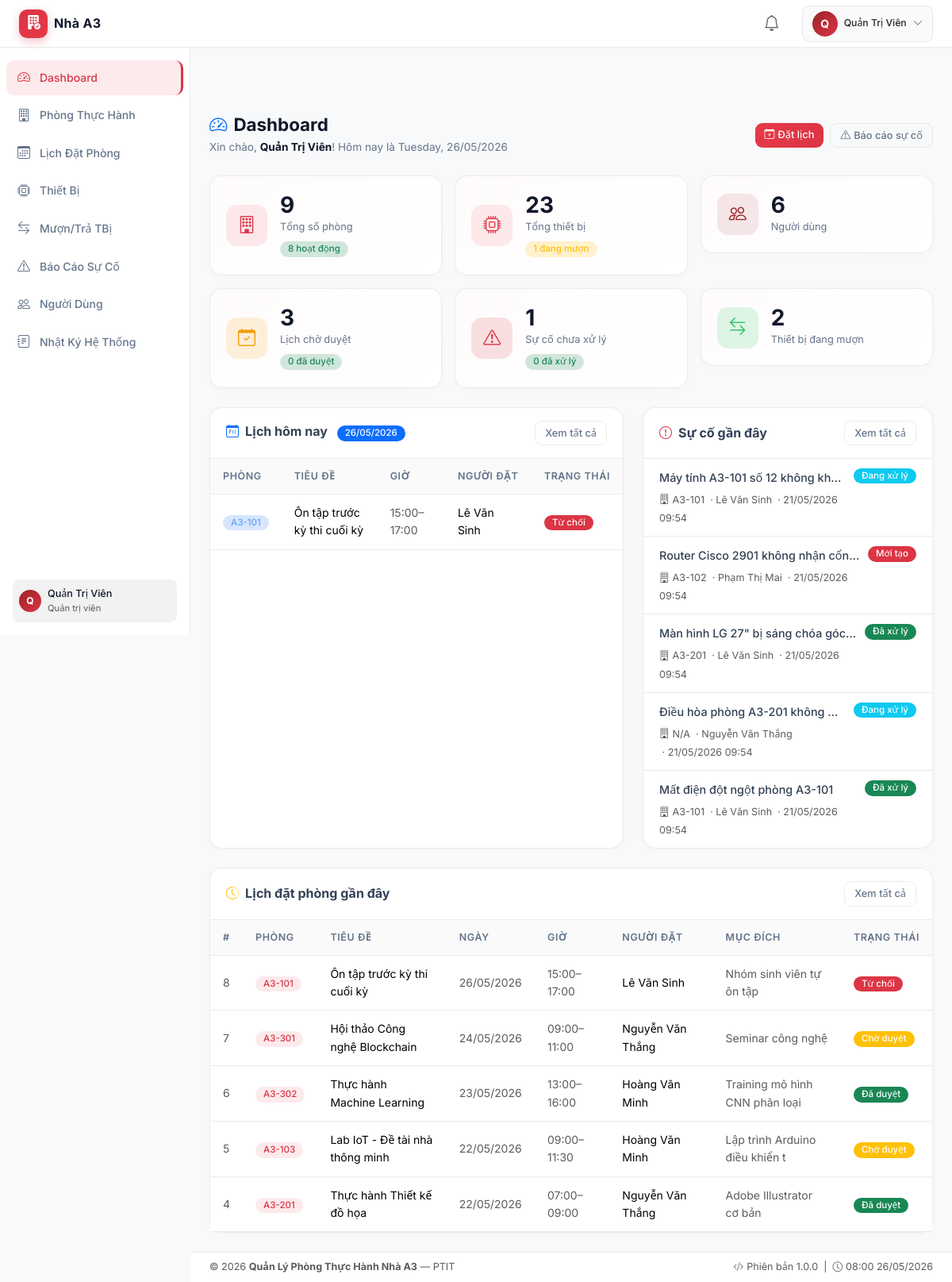
The app's page /views/dashboard.php (signed in) with its own data.
### tables this page shows
CREATE TABLE `room_schedule` (
  `id`         INT UNSIGNED NOT NULL AUTO_INCREMENT,
  `room_id`    INT UNSIGNED NOT NULL,
  `user_id`    INT UNSIGNED NOT NULL,
  `title`      VARCHAR(200) NOT NULL,
  `date`       DATE         NOT NULL,
  `start_time` TIME         NOT NULL,
  `end_time`   TIME         NOT NULL,
  `purpose`    TEXT         DEFAULT NULL,
  `status`     ENUM('pending','approved','rejected','cancelled') NOT NULL DEFAULT 'pending',
  `admin_note` TEXT         DEFAULT NULL,
  `created_at` DATETIME     NOT NULL DEFAULT CURRENT_TIMESTAMP,
  PRIMARY KEY (`id`),
  INDEX `idx_room_date`   (`room_id`, `date`),
  INDEX `idx_user_id`     (`user_id`),
  INDEX `idx_status`      (`status`),
  INDEX `idx_date`        (`date`),
  CONSTRAINT `fk_schedule_room`
    FOREIGN KEY (`room_id`) REFERENCES `rooms`(`id`)
    ON DELETE CASCADE ON UPDATE CASCADE,
  CONSTRAINT `fk_schedule_user`
    FOREIGN KEY (`user_id`) REFERENCES `users`(`id`)
    ON DELETE CASCADE ON UPDATE CASCADE
);

CREATE TABLE `rooms` (
  `id`             INT UNSIGNED NOT NULL AUTO_INCREMENT,
  `room_code`      VARCHAR(20)  NOT NULL UNIQUE,
  `name`           VARCHAR(150) NOT NULL,
  `floor`          TINYINT UNSIGNED NOT NULL DEFAULT 1,
  `capacity`       SMALLINT UNSIGNED NOT NULL DEFAULT 0,
  `computer_count` SMALLINT UNSIGNED NOT NULL DEFAULT 0,
  `description`    TEXT         DEFAULT NULL,
  `image`          VARCHAR(255) DEFAULT NULL,
  `status`         ENUM('active','inactive') NOT NULL DEFAULT 'active',
  `created_at`     DATETIME     NOT NULL DEFAULT CURRENT_TIMESTAMP,
  PRIMARY KEY (`id`),
  INDEX `idx_room_code` (`room_code`),
  INDEX `idx_status`    (`status`)
);

CREATE TABLE `users` (
  `id`         INT UNSIGNED   NOT NULL AUTO_INCREMENT,
  `full_name`  VARCHAR(100)   NOT NULL,
  `email`      VARCHAR(150)   NOT NULL UNIQUE,
  `password`   VARCHAR(255)   NOT NULL,
  `role`       ENUM('admin','teacher','technician','student') NOT NULL DEFAULT 'student',
  `phone`      VARCHAR(20)    DEFAULT NULL,
  `status`     ENUM('active','inactive') NOT NULL DEFAULT 'active',
  `created_at` DATETIME       NOT NULL DEFAULT CURRENT_TIMESTAMP,
  PRIMARY KEY (`id`),
  INDEX `idx_email` (`email`),
  INDEX `idx_role`  (`role`)
);

CREATE TABLE `reports` (
  `id`          INT UNSIGNED NOT NULL AUTO_INCREMENT,
  `room_id`     INT UNSIGNED DEFAULT NULL,
  `device_id`   INT UNSIGNED DEFAULT NULL,
  `user_id`     INT UNSIGNED NOT NULL,
  `title`       VARCHAR(200) NOT NULL,
  `description` TEXT         NOT NULL,
  `severity`    ENUM('low','medium','high','critical') NOT NULL DEFAULT 'medium',
  `status`      ENUM('open','processing','resolved') NOT NULL DEFAULT 'open',
  `resolution`  TEXT         DEFAULT NULL,
  `created_at`  DATETIME     NOT NULL DEFAULT CURRENT_TIMESTAMP,
  `updated_at`  DATETIME     DEFAULT NULL ON UPDATE CURRENT_TIMESTAMP,
  PRIMARY KEY (`id`),
  INDEX `idx_status`    (`status`),
  INDEX `idx_severity`  (`severity`),
  INDEX `idx_user`      (`user_id`),
  CONSTRAINT `fk_report_room`
    FOREIGN KEY (`room_id`)   REFERENCES `rooms`(`id`)   ON DELETE SET NULL ON UPDATE CASCADE,
  CONSTRAINT `fk_report_device`
    FOREIGN KEY (`device_id`) REFERENCES `devices`(`id`) ON DELETE SET NULL ON UPDATE CASCADE,
  CONSTRAINT `fk_report_user`
    FOREIGN KEY (`user_id`)   REFERENCES `users`(`id`)   ON DELETE CASCADE ON UPDATE CASCADE
);

### views/dashboard.php (the view, shortened to what the rows shown need)
<?php
require_once __DIR__ . '/../config/database.php';
require_once __DIR__ . '/../config/helpers.php';
require_once __DIR__ . '/../models/ScheduleModel.php';
require_once __DIR__ . '/../models/ReportModel.php';
$scheduleModel = new ScheduleModel();
$reportModel   = new ReportModel();
$isAdmin = hasRole('admin') || hasRole('teacher') || hasRole('technician');
if ($isAdmin) {
    $recentSchedules = $scheduleModel->getAll(5);
    $recentReports   = $reportModel->getRecent(5);
}
$todaySchedules  = $scheduleModel->getByDate(date('Y-m-d'));
require_once __DIR__ . '/partials/header.php';
?>
<div class="d-flex flex-column min-vh-100">
<div class="app-wrapper">
<div class="main-content">
  <div class="d-flex flex-wrap align-items-center justify-content-between gap-3 mb-4">
    <div>
      <h1 class="page-title mb-1">
        <i class="bi bi-speedometer2 me-2 text-primary"></i>Dashboard
      </h1>
    </div>
  </div>
  <div class="row g-4">
    <div class="col-lg-7">
      <div class="app-card h-100">
        <div class="card-body p-0">
          <?php if (empty($todaySchedules)): ?>
            <div class="text-center py-5 text-muted">
              <i class="bi bi-calendar-x fs-2 d-block mb-2"></i>Không có lịch nào hôm nay
            </div>
          <?php else: ?>
            <div class="table-responsive">
              <table class="table app-table mb-0">
                <thead><tr>
                  <th>Phòng</th><th>Tiêu đề</th><th>Giờ</th><th>Người đặt</th><th>Trạng thái</th>
                </tr></thead>
                <tbody>
                  <?php foreach ($todaySchedules as $s): ?>
                    <tr>
                      <td><span class="badge" style="background:rgba(59,130,246,0.2);color:#60a5fa;"><?= htmlspecialchars($s['room_code']) ?></span></td>
                      <td><?= htmlspecialchars($s['title']) ?></td>
                      <td class="text-muted small"><?= substr($s['start_time'],0,5) ?>–<?= substr($s['end_time'],0,5) ?></td>
                      <td><?= htmlspecialchars($s['user_name']) ?></td>
                      <td><?= statusBadge($s['status']) ?></td>
                    </tr>
                  <?php endforeach; ?>
                </tbody>
              </table>
            </div>
          <?php endif; ?>
        </div>
      </div>
    </div>
    <div class="col-lg-5">
      <div class="app-card h-100">
        <div class="card-body p-0">
          <?php if (empty($recentReports)): ?>
            <div class="text-center py-5 text-muted">
              <i class="bi bi-check-circle fs-2 d-block mb-2 text-success"></i>Không có sự cố nào
            </div>
          <?php else: ?>
            <ul class="list-group list-group-flush">
              <?php foreach ($recentReports as $r): ?>
                <li class="list-group-item" style="background:transparent;border-color:var(--border-color);padding:12px 20px;">
                  <div class="d-flex align-items-start gap-2">
                    <div class="flex-grow-1 overflow-hidden">
                      <p class="mb-1 fw-medium text-truncate" style="color:var(--text-primary);">
                        <?= htmlspecialchars($r['title']) ?>
                      </p>
                      <small class="text-muted">
                        <i class="bi bi-building me-1"></i><?= htmlspecialchars($r['room_code'] ?? 'N/A') ?>
                        &nbsp;·&nbsp;<?= htmlspecialchars($r['reporter_name']) ?>
                        &nbsp;·&nbsp;<?= formatDateTime($r['created_at']) ?>
                      </small>
                    </div>
                    <?= statusBadge($r['status']) ?>
                  </div>
                </li>
              <?php endforeach; ?>
            </ul>
          <?php endif; ?>
        </div>
      </div>
    </div>
    <div class="col-12">
      <div class="app-card">
        <div class="card-body p-0">
          <div class="table-responsive">
            <table class="table app-table mb-0">
              <thead><tr>
                <th>#</th><th>Phòng</th><th>Tiêu đề</th><th>Ngày</th><th>Giờ</th><th>Người đặt</th><th>Mục đích</th><th>Trạng thái</th>
              </tr></thead>
              <tbody>
                <?php if (empty($recentSchedules)): ?>
                  <tr><td colspan="8" class="text-center text-muted py-4">Chưa có lịch đặt phòng nào.</td></tr>
                <?php else: ?>
                  <?php foreach ($recentSchedules as $s): ?>
                    <tr>
                      <td class="text-muted small"><?= $s['id'] ?></td>
                      <td><span class="badge" style="background:rgba(59,130,246,0.15);color:#60a5fa;"><?= htmlspecialchars($s['room_code']) ?></span></td>
                      <td><?= htmlspecialchars($s['title']) ?></td>
                      <td class="text-muted small"><?= formatDate($s['date']) ?></td>
                      <td class="text-muted small"><?= substr($s['start_time'],0,5) ?>–<?= substr($s['end_time'],0,5) ?></td>
                      <td><?= htmlspecialchars($s['user_name']) ?></td>
                      <td class="text-muted small"><?= htmlspecialchars(mb_substr($s['purpose'],0,30)) ?></td>
                      <td><?= statusBadge($s['status']) ?></td>
                    </tr>
                  <?php endforeach; ?>
                <?php endif; ?>
              </tbody>
            </table>
          </div>
        </div>
      </div>
    </div>
  </div>
</div>
<?php require_once __DIR__ . '/partials/footer.php'; ?>

### config/helpers.php (shortened to what the rows shown need)
<?php
function formatDate(string $date, string $format = 'd/m/Y'): string {
    return date($format, strtotime($date));
}
function formatDateTime(string $datetime): string {
    return date('d/m/Y H:i', strtotime($datetime));
}
function statusBadge(string $status): string {
    $map = [
        'pending'   => ['warning', 'Chờ duyệt'],
        'approved'  => ['success', 'Đã duyệt'],
        'rejected'  => ['danger',  'Từ chối'],
        'cancelled' => ['secondary','Đã hủy'],
        'active'    => ['success', 'Hoạt động'],
        'inactive'  => ['danger',  'Không hoạt động'],
        'available' => ['success', 'Sẵn sàng'],
        'borrowed'  => ['warning', 'Đang mượn'],
        'broken'    => ['danger',  'Hỏng hóc'],
        'open'      => ['danger',  'Mới tạo'],
        'processing'=> ['info',    'Đang xử lý'],
        'resolved'  => ['success', 'Đã xử lý'],
    ];
    $cfg = $map[$status] ?? ['secondary', $status];
    return "<span class=\"badge bg-{$cfg[0]}\">{$cfg[1]}</span>";
}

### records on screen
room_schedule: room.room_code "A3-101", title "Ôn tập trước kỳ thi cuối kỳ", start_time "15:00", end_time "17:00", user.full_name "Lê Văn Sinh", status "Từ chối", id "8", date "26/05/2026", purpose "Nhóm sinh viên tự ôn tập"
reports: title "Máy tính A3-101 số 12 không kh…", room.room_code "A3-101", user.full_name "Lê Văn Sinh", created_at "21/05/2026 09:54", status "Đang xử lý"
reports: title "Router Cisco 2901 không nhận cổn…", room.room_code "A3-102", user.full_name "Phạm Thị Mai", created_at "21/05/2026 09:54", status "Mới tạo"
reports: title "Màn hình LG 27\" bị sáng chóa góc…", room.room_code "A3-201", user.full_name "Lê Văn Sinh", created_at "21/05/2026 09:54", status "Đã xử lý"
reports: title "Điều hòa phòng A3-201 không mát", room_code "N/A", user.full_name "Nguyễn Văn Thắng", created_at "21/05/2026 09:54", status "Đang xử lý"
reports: title "Mất điện đột ngột phòng A3-101", room.room_code "A3-101", user.full_name "Lê Văn Sinh", created_at "21/05/2026 09:54", status "Đã xử lý"
room_schedule: id "7", room.room_code "A3-301", title "Hội thảo Công nghệ Blockchain", date "24/05/2026", start_time "09:00", end_time "11:00", user.full_name "Nguyễn Văn Thắng", purpose "Seminar công nghệ", status "Chờ duyệt"
room_schedule: id "6", room.room_code "A3-302", title "Thực hành Machine Learning", date "23/05/2026", start_time "13:00", end_time "16:00", user.full_name "Hoàng Văn Minh", purpose "Training mô hình CNN phân loại", status "Đã duyệt"
room_schedule: id "5", room.room_code "A3-103", title "Lab IoT - Đề tài nhà thông minh", date "22/05/2026", start_time "09:00", end_time "11:30", user.full_name "Hoàng Văn Minh", purpose "Lập trình Arduino điều khiển t", status "Chờ duyệt"
room_schedule: id "4", room.room_code "A3-201", title "Thực hành Thiết kế đồ họa", date "22/05/2026", start_time "07:00", end_time "09:00", user.full_name "Nguyễn Văn Thắng", purpose "Adobe Illustrator cơ bản", status "Đã duyệt"

### other values on screen
substr($_SESSION['user_name'] ?? 'U', 0, 1) "Q"
$_SESSION['user_name'] "Quản Trị Viên"
$item['label'] "Dashboard"
$item['label'] "Phòng Thực Hành"
$item['label'] "Lịch Đặt Phòng"
$item['label'] "Thiết Bị"
$item['label'] "Mượn/Trả TBị"
$item['label'] "Báo Cáo Sự Cố"
$item['label'] "Người Dùng"
$item['label'] "Nhật Ký Hệ Thống"
substr($_SESSION['user_name']??'U',0,1) "Q"
getRoleLabel($role) "Quản trị viên"
$totalRooms "9"
$roomStats['active'] "8"
$totalDevices "23"
